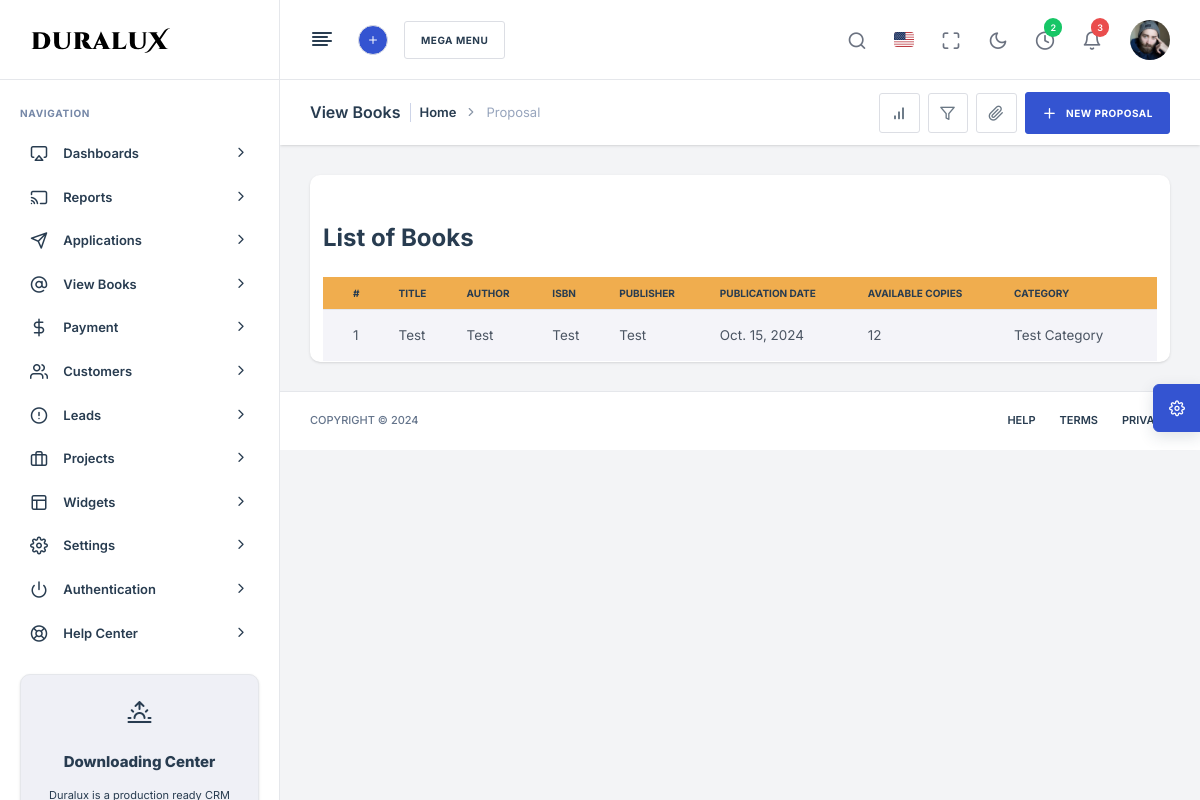
Before: /view-book/ with the older database file.
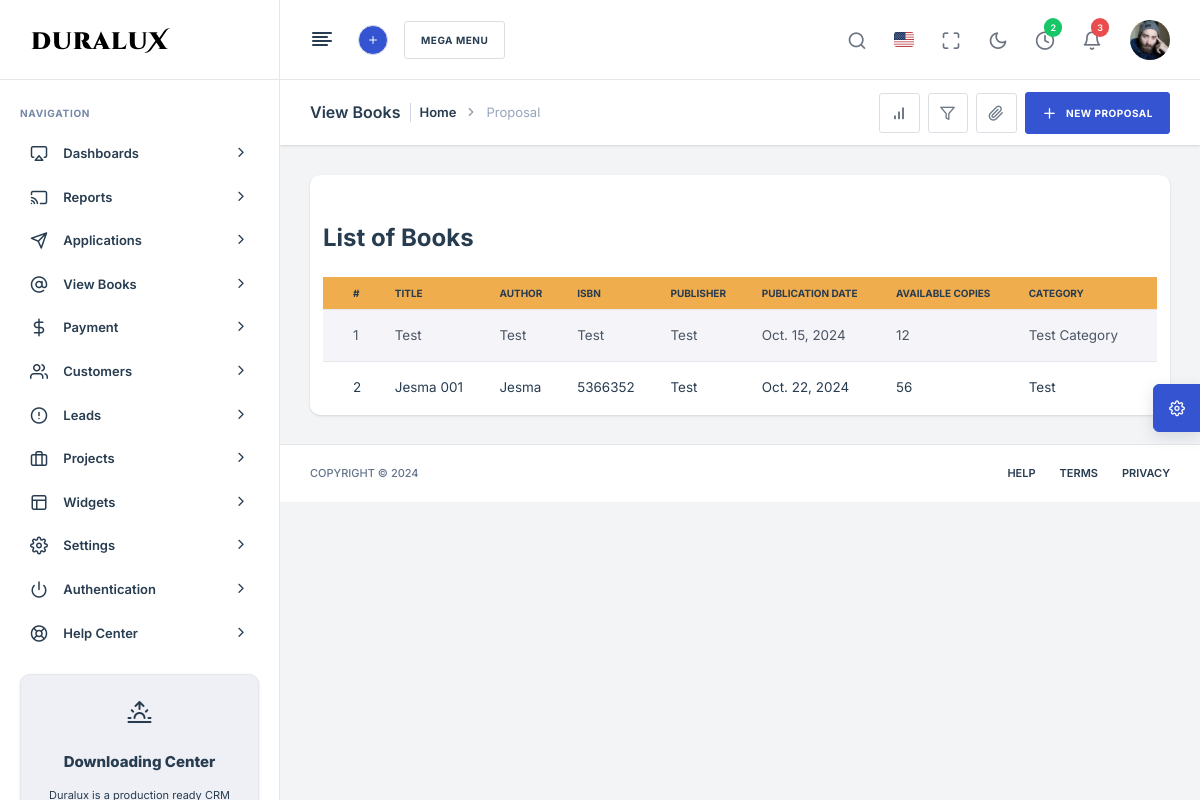
After: the same page with the newer database file.
### Library/models.py (models this page shows, shortened)
class Book(models.Model):
    title = models.CharField(max_length=255)
    author = models.CharField(max_length=255)
    isbn = models.CharField(max_length=13, unique=True)  # Unique identifier for books
    publisher = models.CharField(max_length=255)
    publication_date = models.DateField()
    total_copies = models.IntegerField()
    available_copies = models.IntegerField()
    category = models.ForeignKey(Category, on_delete=models.SET_NULL, null=True, blank=True)

class Category(models.Model):
    name = models.CharField(max_length=100)
    description = models.TextField(blank=True, null=True)
    class Meta:
        verbose_name_plural = 'Categories'

### Library/views.py (the view)
# urls.py: path('view-book/', views.view_book, name="view_book"),
def view_book(request):
    books = Book.objects.all()
    context = {
        'books': books
    }
    return render(request, 'view-book.html', context)

### Library/templates/view-book.html (shortened to what the changed rows need)
{% load static %}
<!DOCTYPE html>
<html lang="zxx">
<head>
    <link rel="stylesheet" type="text/css" href= "{% static "assets/css/bootstrap.min.css" %}">
    <link rel="stylesheet" type="text/css" href= "{% static "assets/vendors/css/vendors.min.css" %}">
    <link rel="stylesheet" type="text/css" href= "{% static "assets/vendors/css/dataTables.bs5.min.css" %}">
    <link rel="stylesheet" type="text/css" href= "{% static "assets/vendors/css/tagify.min.css" %}">
    <link rel="stylesheet" type="text/css" href= "{% static "assets/vendors/css/tagify-data.min.css" %}">
    <link rel="stylesheet" type="text/css" href= "{% static "assets/vendors/css/quill.min.css" %}">
    <link rel="stylesheet" type="text/css" href= "{% static "assets/vendors/css/select2.min.css" %}">
    <link rel="stylesheet" type="text/css" href= "{% static "assets/vendors/css/select2-theme.min.css" %}">
    <link href="{% static "https://cdn.jsdelivr.net/npm/bootstrap@5.3.0-alpha1/dist/css/bootstrap.min.cs" %}" rel="stylesheet">
    <link rel="stylesheet" type="text/css" href= "{% static "assets/css/theme.min.css" %}">
</head>
<body>
    <main class="nxl-container">
        <div class="nxl-content">
            <div class="main-content">
                <div class="row">
                    <div class="col-lg-12">
                        <div class="card stretch stretch-full">
                            <div class="card-body p-0">
                                <div class="table-responsive">
                                    <div class="container mt-5">
                                        <table class="table table-striped table-hover">
                                            <thead style="background-color: #f0ad4e; color: white;">
                                                <tr>
                                                    <th>#</th>
                                                    <th>Title</th>
                                                    <th>Author</th>
                                                    <th>ISBN</th>
                                                    <th>Publisher</th>
                                                    <th>Publication Date</th>
                                                    <th>Available Copies</th>
                                                    <th>Category</th>
                                                </tr>
                                            </thead>
                                            <tbody>
                                                {% for book in books %}
                                                <tr>
                                                    <td>{{ forloop.counter }}</td>
                                                    <td>{{ book.title }}</td>
                                                    <td>{{ book.author }}</td>
                                                    <td>{{ book.isbn }}</td>
                                                    <td>{{ book.publisher }}</td>
                                                    <td>{{ book.publication_date }}</td>
                                                    <td>{{ book.available_copies }}</td>
                                                    <td>{{ book.category.name }}</td>
                                                </tr>
                                                {% empty %}
                                                <tr>
                                                    <td colspan="8" class="text-center">No books available.</td>
                                                </tr>
                                                {% endfor %}
                                            </tbody>
                                        </table>
                                    </div>
                                </div>
                            </div>
                        </div>
                    </div>
                </div>
            </div>
        </div>
    </main>
</body>
</html>

Changed rows visible on the page:
added Book: title "Jesma 001", author "Jesma", isbn "5366352", publisher "Test", publication_date "Oct. 22, 2024", available_copies "56", category.name "Test"
